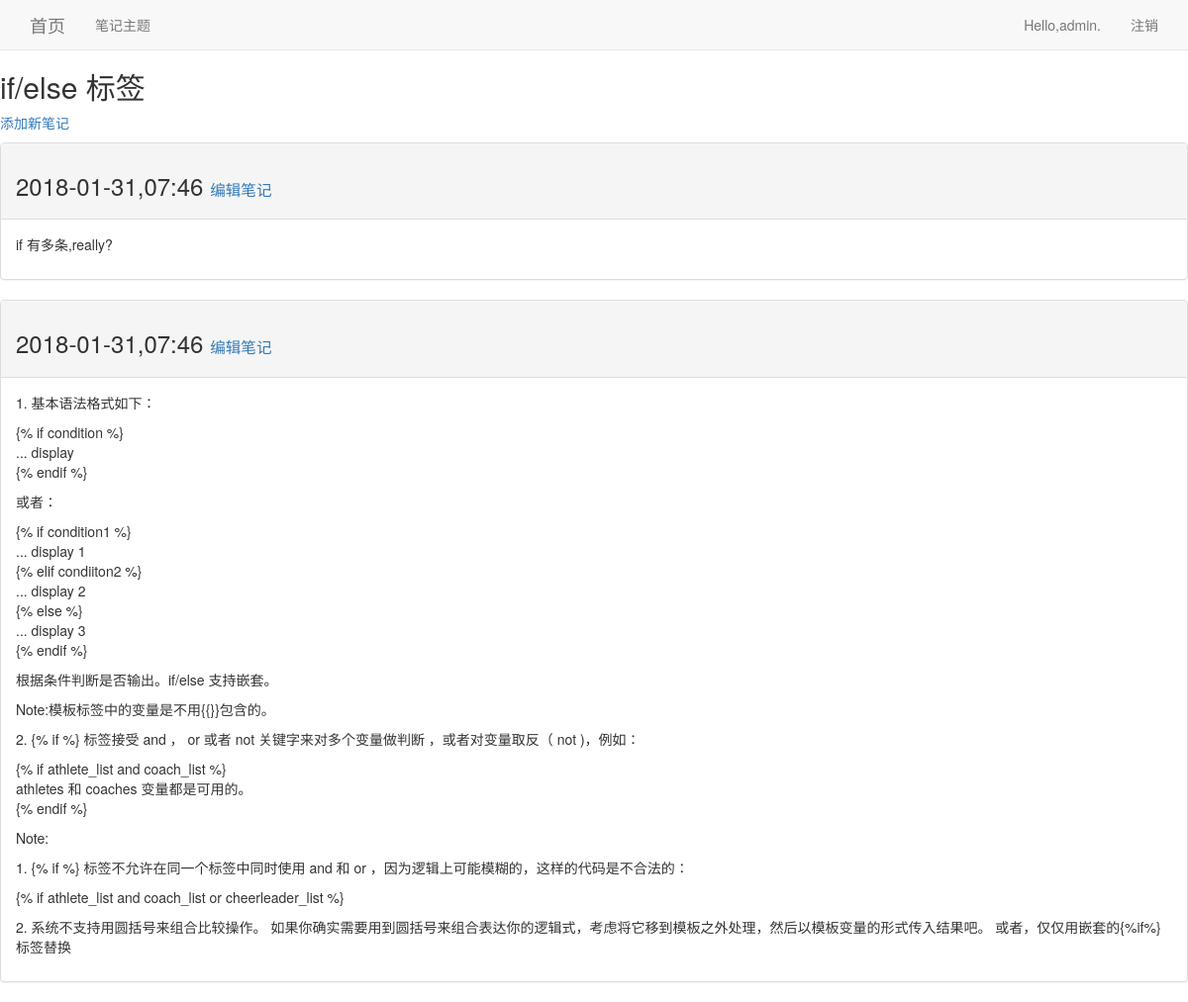
The page /topics/1/ (signed in) on the database its author committed.
### myapp/models.py (models this page shows, shortened)
class Topic(models.Model):
    text = models.TextField(max_length=200)
    date_added = models.DateTimeField(auto_now_add=True)
    owner = models.ForeignKey(User, on_delete=models.CASCADE)
    def __str__(self):
        return self.text

class Entry(models.Model):
    topic = models.ForeignKey(Topic, on_delete=models.CASCADE)
    text = models.TextField()
    date_added = models.DateTimeField(auto_now_add=True)
    class Meta:
        verbose_name_plural = "entries"

### myapp/views.py (the view)
# urls.py: url(r"^topics/(?P<topic_id>\d+)/$", views.topic, name="topic"),
@login_required
def topic(request, topic_id):
    topic = Topic.objects.get(id=topic_id)
    if topic.owner != request.user:
        raise Http404
    entries = topic.entry_set.order_by('-date_added')
    context = {"topic": topic, "entries": entries}
    return render(request, "myapp/topic.html", context)

### templates/myapp/topic.html (shortened to what this page needs)
<!DOCTYPE html>
<html lang="en">
<head>
</head>
<body>
{% extends "myapp/base.html" %}
{% block header %}
<h2>{{ topic }}</h2>
{% endblock header %}
{% block content %}
<p>
    <a href="{% url 'myapp:new_entry' topic.id%}">添加新笔记</a>
</p>
{% for entry in entries%}
<div class="panel panel-default">
    <div class="panel-heading">
        <h3>
            {{entry.date_added |date:'Y-m-d,H:i'}}
            <small>
                <a href="{% url 'myapp:edit_entry' entry.id %}">编辑笔记</a>
            </small>
        </h3>
    </div>
    <div class="panel-body">
        {{entry.text| linebreaks}}
    </div>
</div>
{% empty %}
这个主题还没有笔记哦！
{%endfor %}
{% endblock content %}

### templates/myapp/base.html (shortened to what this page needs)
{% load bootstrap3 %}
<!DOCTYPE html >
<html lang="en">
<head>
    {% bootstrap_css %}
</head>
<body>
<nav class="navbar navbar-default navbar-static-top">
    <div class="container ">
        <div class="navbar-header">
            <a class="navbar-brand" href="{% url 'myapp:index'%}">首页</a>
        </div>
        <div id="navbar" class="navbar-collapse collapse">
            <ul class="nav navbar-nav">
                <li><a href="{% url 'myapp:topics'%}">笔记主题</a></li>
            </ul>
            <ul class="nav navbar-nav navbar-right">
                {% if user.is_authenticated %}
                <li><a>Hello,{{ user.username }}.</a></li>
                <li><a href="{% url 'users:logout' %}">注销 </a></li>
                {% else %}
                <li><a href="{% url 'users:register'%}">注册</a></li>
                <li><a href="{% url 'users:login' %}">登陆</a></li>
                {% endif %}
            </ul>
        </div>
    </div>
</nav>
<div id="container ">
    <div id="page-header">
        {%block header%} {%endblock header%}
    </div>
    <div>
        {%block content%} {%endblock content%}
    </div>
</div>
</body>
</html>

### templates/myapp/base.html (style rules this page uses)
* { margin: 0; padding: 0; }

### rows shown on the page
Topic: text "if/else 标签"
Entry: date_added "2018-01-31,07:46", text "if 有多条,really?"
Entry: date_added "2018-01-31,07:46", text "1. 基本语法格式如下： {% if condition %} ... display {% endif %} 或者： {% if condition1 %} ... display 1 {% elif condiiton2 %} ... display 2 {% else %} ... display 3 {% endif %} 根据条件判断是否输出。if/else 支持嵌套。 Note:模板标签中的变量是不用{{}}包含的。 2. {% if %} 标签接受 and ， or 或者 not 关键字来对多个变量做判断 ，或者对变量取反（ not )，例如： {% if athlete_list and coach_list %} athletes 和 coaches 变量都是可用的。 {% endif %} Note: 1. {% if %} 标签不允许在同一个标签中同时使用 and 和 or ，因为逻辑上可能模糊的，这样的代码是不合法的： {% if athlete_list and coach_list or cheerleader_list %} 2. 系统不支持用圆括号来组合比较操作。 如果你确实需要用到圆括号来组合表达你的逻辑式，考虑将它移到模板之外处理，然后以模板变量的形式传入结果吧。 或者，仅仅用嵌套的{%if%}标签替换"

### other values the page prints
{{ user.username }} "admin"
